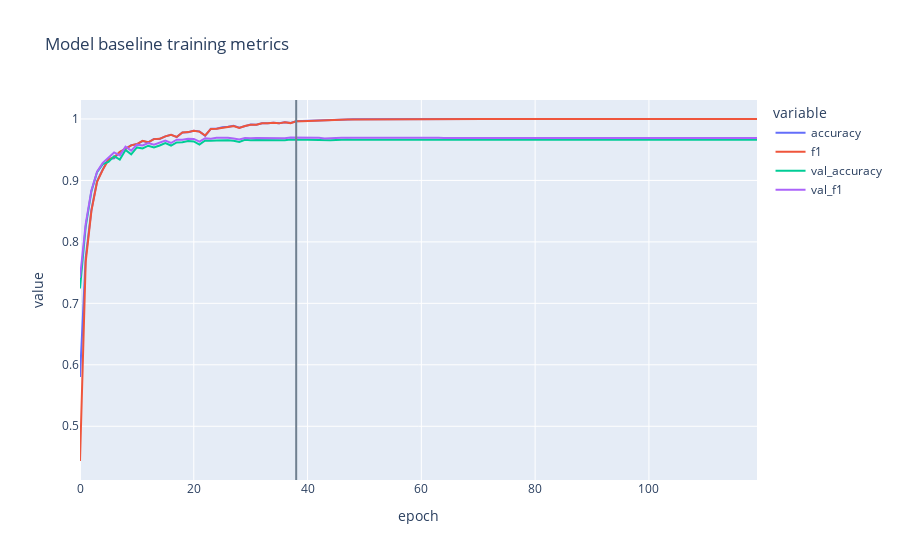

Source (notebook cell):
### Code cell
fig = pd.DataFrame(history[model_name].history).drop(['loss', 'val_loss', 'lr'], axis=1).plot(title=f"Model {models[model_name].name} training metrics", labels={'index': 'epoch'})
fig.add_vline(x=np.argmax(history[model_name].history[checkpoint_method]), line_width=2, line_color='slategray')
